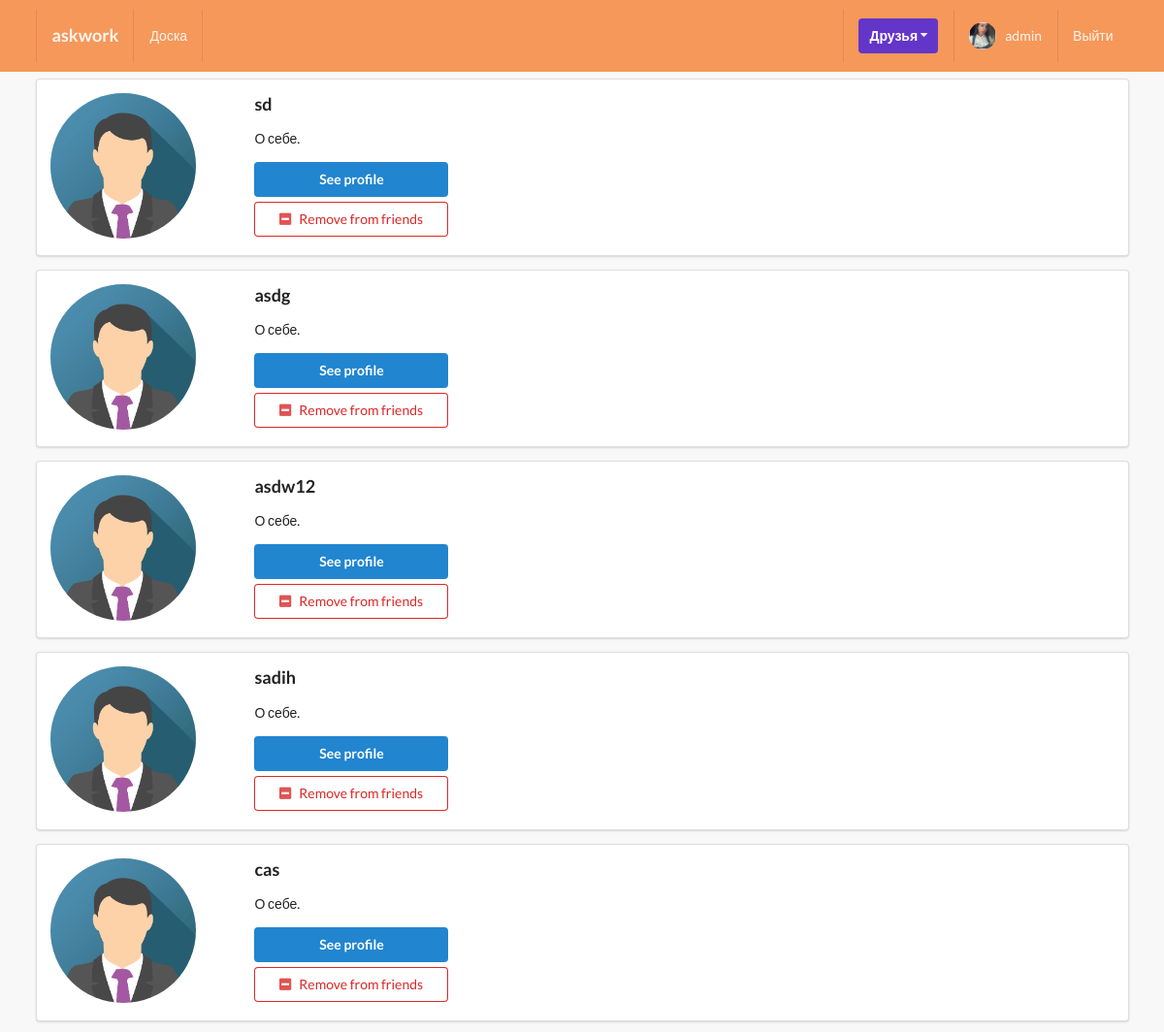
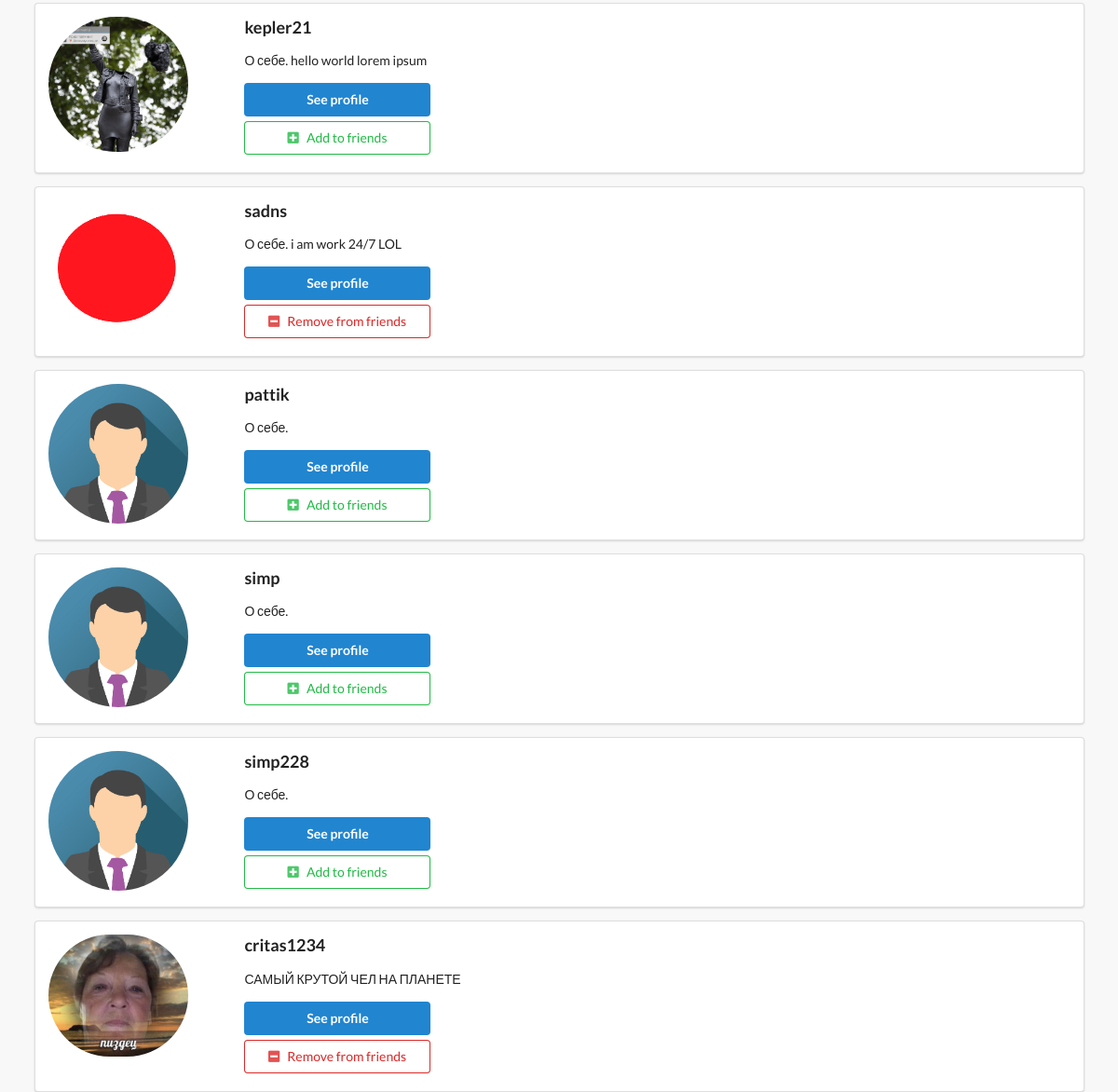
Page /profiles/ (signed in) on the committed database (2 pictures, top to bottom).
### profiles/models.py (models this page shows, shortened)
class Profile(models.Model):
    class Meta:
        verbose_name = "Профиль"
        verbose_name_plural = "Профили"
    first_name = models.CharField(max_length=200, blank=True, verbose_name="Имя")
    second_name = models.CharField(max_length=200, blank=True, verbose_name="Фамилия")
    user = models.OneToOneField(User, on_delete=models.CASCADE, verbose_name="Пользователь")
    bio = models.TextField(default="О себе. ", max_length=300, verbose_name="Биография")
    email = models.EmailField(max_length=200, blank=True, verbose_name="Почта")
    country = models.CharField(max_length=200, blank=True, verbose_name="Страна")
    avatar = models.ImageField(default="avatar.png", upload_to="avatars/", verbose_name="Аватар")
    friends = models.ManyToManyField(User, blank=True, related_name='friends', verbose_name="Друзья")
    slug = models.SlugField(unique=True, blank=True, verbose_name="Слог")
    updated = models.DateTimeField(auto_now=True, verbose_name="Обновлен")
    created = models.DateTimeField(auto_now_add=True, verbose_name="Создан")
    objects = ProfileManager()
    __initial_first_name = None
    __initial_second_name = None
    def __init__(self, *args, **kwargs):
        super().__init__(*args, **kwargs)
        self.__initial_first_name = self.first_name
        self.__initial_second_name = self.second_name
    def get_absolute_url(self):
        return reverse("profiles:profile-detail-view", kwargs={'slug': self.slug})

### profiles/views.py (the view)
# urls.py: path('', ProfileListView.as_view(), name='all-profiles-view'),
class ProfileListView(LoginRequiredMixin, ListView):
    model = Profile
    template_name = 'profiles/profile_list.html'
    context_object_name = 'qs'
    def get_queryset(self):
        qs = Profile.objects.get_all_profiles(self.request.user)
        return qs
    def get_context_data(self, **kwargs):
        context = super().get_context_data(**kwargs)
        user = User.objects.get(username__iexact=self.request.user)
        profile = Profile.objects.get(user=user)
        rel_r = Relationship.objects.filter(sender=profile)
        rel_s = Relationship.objects.filter(receiver=profile)
        rel_receiver = []
        rel_sender = []
        for item in rel_r:
            rel_receiver.append(item.receiver.user)
        for item in rel_s:
            rel_sender.append(item.sender.user)
        context["rel_receiver"] = rel_receiver
        context["rel_sender"] = rel_sender
        context['is_empty'] = False
        if len(self.get_queryset()) == 0:
            context['is_empty'] = True
        return context

### profiles/context_processors.py (called while the page is built)
def profile_pic(request):
    if request.user.is_authenticated:
        profile_obj = Profile.objects.get(user=request.user)
        pic = profile_obj.avatar
        return {'picture': pic}
    return {}

def invatations_received_no(request):
    if request.user.is_authenticated:
        profile_obj = Profile.objects.get(user=request.user)
        qs_count = Relationship.objects.invatations_received(profile_obj).count()
        return {'invites_num': qs_count}
    return {}

### profiles/models.py (called while the page is built)
    def get_all_profiles(self, me):
        profiles = Profile.objects.all().exclude(user=me)
        return profiles

    def invatations_received(self, receiver):
        qs = Relationship.objects.filter(receiver=receiver, status='send')
        return qs

### profiles/templates/profiles/profile_list.html (shortened to what this page needs)
{% extends 'base.html' %}
{% block content %}
    {% for obj in object_list %}
        <div class="ui segment">
            <div class="ui grid">
                <div class="row">
                    <div class="three wide column">
                        <img class="ui small circular image" src={{obj.avatar.url}}>
                    </div>
                    <div class="thirteen wide column">
                        <h3>{{obj.user}}</h3>
                        <p>{{obj.bio}}</p>
                        <a href={{obj.get_absolute_url}}><button class="ui primary button mb-5 w-big">See profile</button></a>
                        <br>
                        {% if obj.user not in rel_receiver and obj.user not in rel_sender %}
                            <form action="{% url 'profiles:send-invite' %}" method="POST">
                                <button type="submit" class="ui positive basic button mb-5 w-big"><i class="plus square icon"></i>Add to friends</button>
                            </form>
                         {% endif %}
                        {% if request.user in obj.friends.all %}
                        <form action="{% url 'profiles:remove-friend' %}" method="POST">
                            <button type="submit" class="ui negative basic button mb-5 w-big"><i class="minus square icon"></i>Remove from friends</button>
                        </form>
                        {% endif %}
                    </div>
                </div>
            </div>
        </div>
    {% endfor %}
{% endblock content %}

### templates/base.html (shortened to what this page needs)
{% load static %}
<!doctype html>
<html lang="en">
  <head>
    <link rel="stylesheet" type="text/css" href={% static 'style.css' %}
    <link rel="stylesheet" type='text/css' href="https://cdnjs.cloudflare.com/ajax/libs/semantic-ui/2.2.14/semantic.min.css">
  </head>
  <body>
    {% include 'main/navbar.html' %}
    <div class="ui container">
      {% block content %}
      {% endblock content %}
    </div>
  </body>
</html>

### templates/main/navbar.html (shortened to what this page needs)
{% url 'home-view' as path_to_home %}
{% url 'posts:main-post-view' as path_to_posts %}
{% url 'profiles:my-profile-view' as path_to_my_profile %}
<div class="ui inverted menu brown nav2 mb-7">
  <div class="ui container">
    <a href="{{path_to_home}}" class="{% if request.path == path_to_home %}active{% endif %} item">
        <h3>askwork</h3>
    </a>
    {% if request.user.is_authenticated %}
    <a href="{{path_to_posts}}" class="{% if request.path == path_to_posts %}active{% endif %} item">
        Доска
    </a>
    {% endif %}
    <div class="right menu">
        {% if request.user.is_authenticated %}
        <div class="item">
            <div class="ui floating dropdown icon button violet"> Друзья
                <i class="dropdown icon"></i>
             </div>
        </div>
            <a href="/profiles/myprofile/" class="{% if request.path == path_to_my_profile %}active{% endif %} item">
                <img class="ui avatar image" src={{picture.url}} />&nbsp;
                 {{ request.user }}
            </a>
            <a href="{% url 'account_logout' %}" class="ui item">
                Выйти
            </a>
        {% else %}
        <a href="{% url 'account_login' %}" class="ui item">
                Войти
            </a>
        {% endif %}
    </div>
  </div>
</div>

### static_project/style.css (style rules this page uses)
body { background: #F8F8F8 !important; }
.mb-7 { margin-bottom: 7px !important; }
.nav2 { border-radius: 0px !important; padding: 10px 0 10px 0 !important; background-color: #f5985a !important; }
.mb-5 { margin-bottom: 5px !important; }
.w-big { width: 200px !important; }

### rows in the picture
Profile: avatar (placeholder picture), user "sd", bio "О себе."
Profile: avatar (placeholder picture), user "asdg", bio "О себе."
Profile: avatar (placeholder picture), user "asdw12", bio "О себе."
Profile: avatar (placeholder picture), user "sadih", bio "О себе."
Profile: avatar (placeholder picture), user "cas", bio "О себе."
Profile: avatar (picture), user "kepler21", bio "О себе. hello world lorem ipsum"
Profile: avatar (picture), user "sadns", bio "О себе. i am work 24/7 LOL"
Profile: avatar (placeholder picture), user "pattik", bio "О себе."
Profile: avatar (placeholder picture), user "simp", bio "О себе."
Profile: avatar (placeholder picture), user "simp228", bio "О себе."
Profile: avatar (picture), user "critas1234", bio "САМЫЙ КРУТОЙ ЧЕЛ НА ПЛАНЕТЕ"

### other values in the picture
{{ request.user }} "admin"
